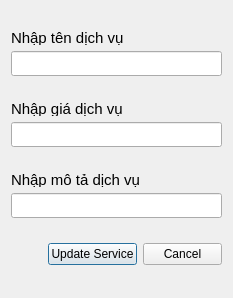
<?xml version="1.0" encoding="UTF-8"?>
<ui version="4.0">
 <class>Editservice</class>
 <widget class="QDialog" name="Editservice">
  <property name="geometry">
   <rect>
    <x>0</x>
    <y>0</y>
    <width>233</width>
    <height>298</height>
   </rect>
  </property>
  <property name="windowTitle">
   <string>Dialog</string>
  </property>
  <layout class="QVBoxLayout" name="verticalLayout_8">
   <item>
    <layout class="QVBoxLayout" name="verticalLayout">
     <item>
      <widget class="QLabel" name="label">
       <property name="maximumSize">
        <size>
         <width>16777215</width>
         <height>15</height>
        </size>
       </property>
       <property name="font">
        <font>
         <pointsize>11</pointsize>
        </font>
       </property>
       <property name="text">
        <string>Nhập tên dịch vụ</string>
       </property>
      </widget>
     </item>
     <item>
      <widget class="QLineEdit" name="name">
       <property name="minimumSize">
        <size>
         <width>0</width>
         <height>25</height>
        </size>
       </property>
       <property name="placeholderText">
        <string/>
       </property>
      </widget>
     </item>
    </layout>
   </item>
   <item>
    <layout class="QVBoxLayout" name="verticalLayout_2">
     <item>
      <widget class="QLabel" name="label_2">
       <property name="maximumSize">
        <size>
         <width>16777215</width>
         <height>15</height>
        </size>
       </property>
       <property name="font">
        <font>
         <pointsize>11</pointsize>
        </font>
       </property>
       <property name="text">
        <string>Nhập giá dịch vụ</string>
       </property>
      </widget>
     </item>
     <item>
      <widget class="QLineEdit" name="price">
       <property name="minimumSize">
        <size>
         <width>0</width>
         <height>25</height>
        </size>
       </property>
       <property name="placeholderText">
        <string/>
       </property>
      </widget>
     </item>
    </layout>
   </item>
   <item>
    <layout class="QVBoxLayout" name="verticalLayout_4">
     <item>
      <widget class="QLabel" name="label_4">
       <property name="maximumSize">
        <size>
         <width>16777215</width>
         <height>15</height>
        </size>
       </property>
       <property name="font">
        <font>
         <pointsize>11</pointsize>
        </font>
       </property>
       <property name="text">
        <string>Nhập mô tả dịch vụ</string>
       </property>
      </widget>
     </item>
     <item>
      <widget class="QLineEdit" name="des">
       <property name="minimumSize">
        <size>
         <width>0</width>
         <height>25</height>
        </size>
       </property>
       <property name="placeholderText">
        <string/>
       </property>
      </widget>
     </item>
    </layout>
   </item>
   <item>
    <layout class="QHBoxLayout" name="horizontalLayout_5">
     <item>
      <spacer name="horizontalSpacer_3">
       <property name="orientation">
        <enum>Qt::Orientation::Horizontal</enum>
       </property>
       <property name="sizeHint" stdset="0">
        <size>
         <width>40</width>
         <height>20</height>
        </size>
       </property>
      </spacer>
     </item>
     <item>
      <layout class="QHBoxLayout" name="horizontalLayout_6">
       <item>
        <widget class="QPushButton" name="UpdateSerbtn">
         <property name="minimumSize">
          <size>
           <width>55</width>
           <height>18</height>
          </size>
         </property>
         <property name="styleSheet">
          <string notr="true">QPushButton{
/background-color: #34D481;
/color:white;
/border:none;
/border-radius: 8px;
/font-weight:bold;
/font-size: 10px;
}</string>
         </property>
         <property name="text">
          <string>Update Service</string>
         </property>
         <property name="checkable">
          <bool>true</bool>
         </property>
        </widget>
       </item>
       <item>
        <widget class="QPushButton" name="pushButton_4">
         <property name="minimumSize">
          <size>
           <width>18</width>
           <height>18</height>
          </size>
         </property>
         <property name="styleSheet">
          <string notr="true">QPushButton{
/background-color: #585858;
/color:white;
/border:none;
/border-radius: 8px;
/font-weight:bold;
/font-size: 10px;
}</string>
         </property>
         <property name="text">
          <string>Cancel</string>
         </property>
         <property name="checkable">
          <bool>true</bool>
         </property>
        </widget>
       </item>
      </layout>
     </item>
    </layout>
   </item>
  </layout>
 </widget>
 <resources/>
 <connections/>
</ui>
